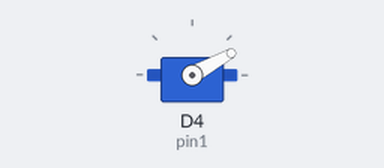
The sketch below on a simulated ESP8266 (NodeMCU). Shown: servo.

Above: at 0.05 s.
At 0.6 s:
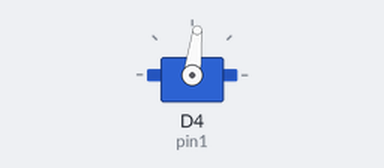
At 1.1 s:
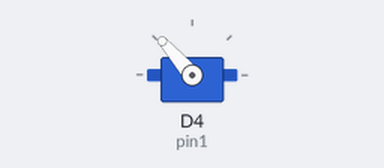
At 2.2 s:
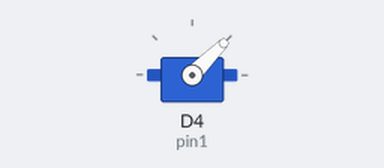
Timing chart, 0 to 5.5 s (numbered marks = the images above):
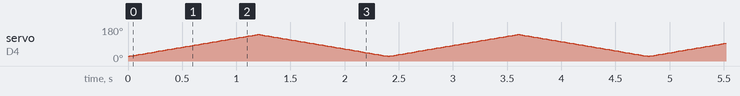

The sketch:

servo_motor.ino
```cpp
#include "Servo.h"
Servo pin1;

void setup() {
  pin1.attach(D4);

}

void loop() {
  for (int i = 800; i<2000; i++)
  {pin1.write(i);
  delay(1);

}
  for (int i = 2000; i>800; i--)
  {pin1.write(i);
  delay(1);

}

}
```
